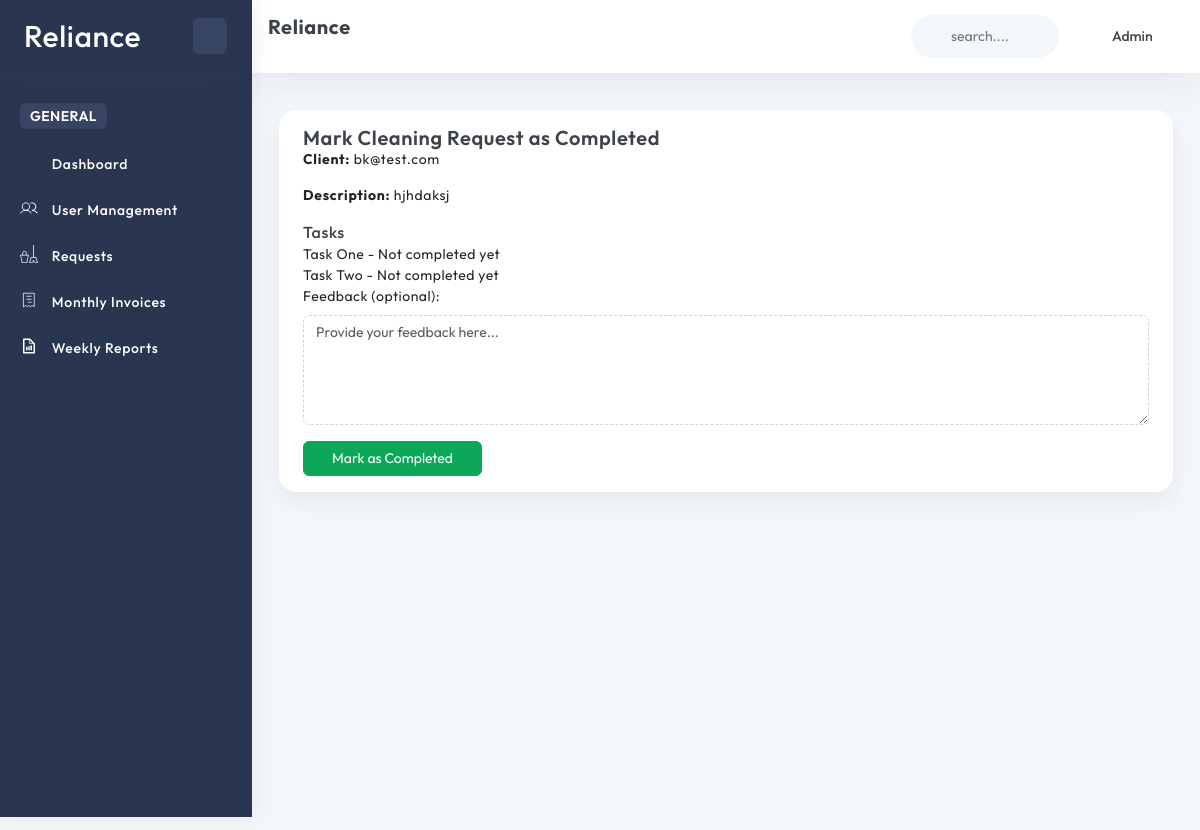
/cleanup-request/3/complete/ (signed in), run on an earlier commit of the app's database.
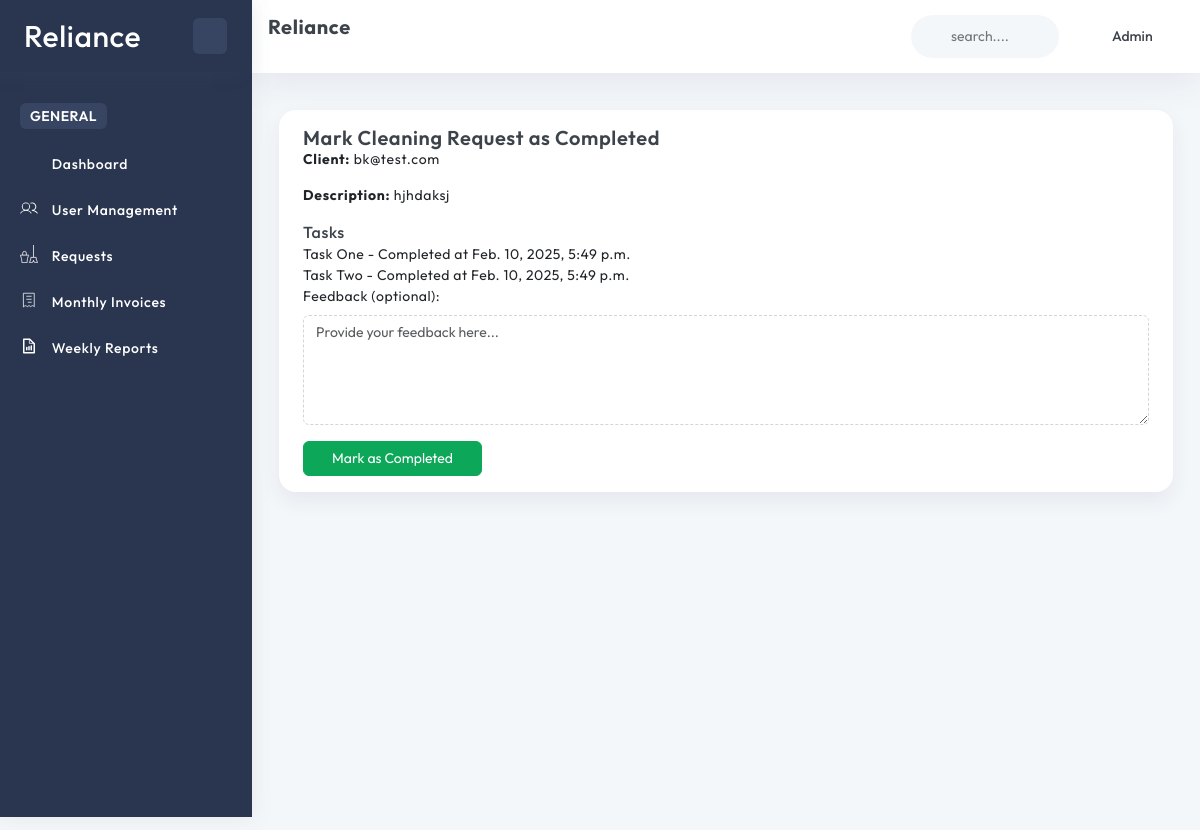
And on a later commit of the database.
### home/models.py (models this page shows, shortened)
class Task(models.Model):
    cleanup_request = models.ForeignKey(CleanupRequest, on_delete=models.CASCADE, related_name='tasks')
    name = models.CharField(max_length=255, null=True, blank=True)
    cleaners = models.ManyToManyField(User, related_name='tasks_assigned', blank=True)
    assigned_at = models.DateTimeField(null=True, blank=True)
    completed_at = models.DateTimeField(null=True, blank=True)
    added_by = models.ForeignKey(User, on_delete=models.CASCADE, related_name='tasks_added', null=True, blank=True)
    modified_by = models.ForeignKey(User, on_delete=models.CASCADE, related_name='tasks_modified', null=True, blank=True)
    delete_status = models.BooleanField(default=False)
    created_at = models.DateTimeField(default=timezone.now)
    updated_at = models.DateTimeField(auto_now=True)

### home/views.py (the view, shortened to what this page needs)
# urls.py: path('cleanup-request/<int:cleanup_request_id>/complete/', markCleanupRequestComplete, name='markCleanupRequestComplete'),
@login_required
def markCleanupRequestComplete(request, cleanup_request_id):
    cleanupRequest = get_object_or_404(CleanupRequest, id=cleanup_request_id, delete_status=False)
    user = request.user
    has_permission = False
    if user.is_superuser:
        has_permission = True
    elif user.role == 'Admin':
        has_permission = True
    elif user.role == 'Supervisor':
        if cleanupRequest.supervisor == user:
            has_permission = True
    elif user.role == 'Client':
        if cleanupRequest.client == user:
            has_permission = True
    if not has_permission:
        messages.error(request, "You are not authorized to perform this action.")
        return redirect('base:getCleanupRequests')
    tasks = Task.objects.filter(cleanup_request=cleanupRequest, delete_status=False)
    context = {
        'cleanupRequest': cleanupRequest,
        'tasks': tasks,
    }
    return render(request, 'cleanuprequest/complete.html', context)

### account/models.py (called while the page is built)
    def __str__(self):
        return self.email if self.email else self.name

### templates/cleanuprequest/complete.html (shortened to what this page needs)
{% extends 'layouts/app.html' %}
{% block content %}
<div class="container-fluid">
    <div class="row">
        <div class="col-sm-12">
            <div class="card">
                <div class="card-body">
                    <h4>Mark Cleaning Request as Completed</h4>
                    <p><strong>Client:</strong> {{ cleanupRequest.client }}</p>
                    <p><strong>Description:</strong> {{ cleanupRequest.description }}</p>
                    <h5>Tasks</h5>
                    <ul>
                        {% for task in tasks %}
                            <li>{{ task.name }} - {% if task.completed_at %} Completed at {{ task.completed_at }} {% else %} Not completed yet {% endif %}</li>
                        {% endfor %}
                    </ul>
                    <form method="post">
                        <div class="form-group">
                            <label for="feedback">Feedback (optional):</label>
                            <textarea name="feedback" id="feedback" class="form-control" rows="4" placeholder="Provide your feedback here..."></textarea>
                        </div>
                        <button type="submit" class="btn btn-success mt-3">Mark as Completed</button>
                    </form>
                </div>
            </div>
        </div>
    </div>
</div>
{% endblock %}

What changed in the data, as far as the page shows it:
changed Task "Task One": completed_at (not shown) → "Feb. 10, 2025, 5:49 p.m."; completed_at "Not completed yet" → "Completed at"
changed Task "Task Two": completed_at (not shown) → "Feb. 10, 2025, 5:49 p.m."; completed_at "Not completed yet" → "Completed at"
